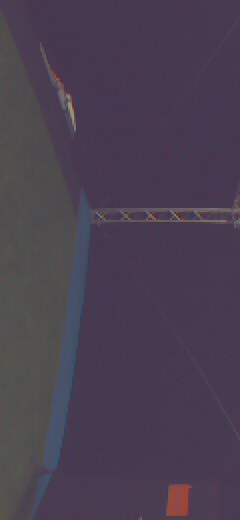
#> input picture TestAreaPythonComputerVision/image_folder/101915820.jpg, 240 x 520 px; its folder holds only this picture in this run
$ python Test_edgeDetection_folder.py
#> lines starting #> are read from the running program, lines starting #| are printed output that depends on the picture; after the words box and inside, x2 and y2 are one past the last pixel; in counts of white or black regions, pixels touching at a corner belong together
#!/usr/bin/env python3
# -*- coding: utf-8 -*-
"""
Created on Thu Feb 27 19:57:07 2025

@author: armin
"""

import cv2
import numpy as np
import matplotlib.pyplot as plt
import time
import os

def process_image(image_path):
    # Measure start time
#> called with image_path = './image_folder/101915820.jpg'
    start_time = time.time()

    # Load the image
    image = cv2.imread(image_path)
#> image is the input picture: shape (520, 240, 3); mean B, G, R 80.6, 63.5, 73.9
    if image is None:
        print(f"Error: Unable to read {image_path}")
        return None

    # Rotate image 90 degrees clockwise
    image = cv2.rotate(image, cv2.ROTATE_90_CLOCKWISE)
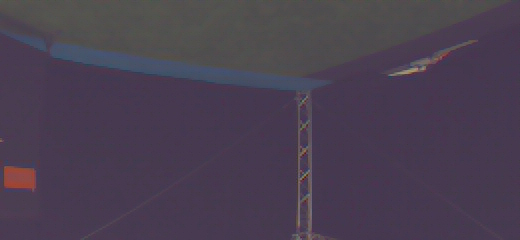
#> image: shape (240, 520, 3); mean B, G, R 80.6, 63.5, 73.9

    # Convert image to RGB format
    image_rgb = cv2.cvtColor(image, cv2.COLOR_BGR2RGB)

    # Define improved orange color range in RGB format
    lower_orange = np.array([150, 60, 0], dtype=np.uint8)  # Expanded lower bound to capture darker shades
    upper_orange = np.array([255, 180, 80], dtype=np.uint8)  # Adjusted upper bound

    # Create a mask for orange colors
    mask = cv2.inRange(image_rgb, lower_orange, upper_orange)
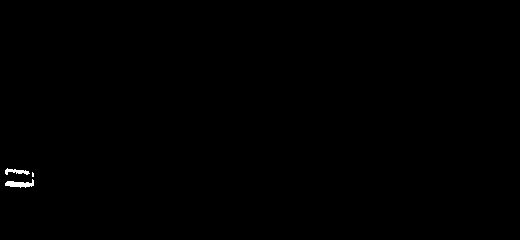
#> mask: shape (240, 520); 0.2% white; 3 white regions (1 under 20 px), largest, box (x1, y1, x2, y2) and area: (5, 179, 34, 188) 145, (5, 168, 30, 175) 90

    # Use morphological operations to refine the mask
    kernel = np.ones((5, 5), np.uint8)
    mask = cv2.morphologyEx(mask, cv2.MORPH_OPEN, kernel)
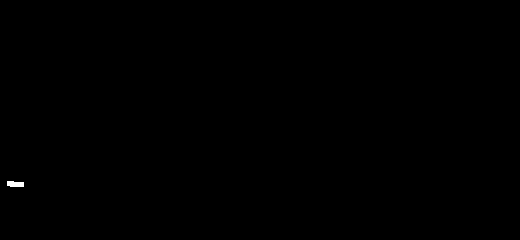
#> mask: shape (240, 520); 0.07% white; 1 white region, box (x1, y1, x2, y2) and area: (7, 181, 24, 187) 89
    mask = cv2.morphologyEx(mask, cv2.MORPH_CLOSE, kernel)

    # Apply the mask to extract orange regions
    orange_image = cv2.bitwise_and(image_rgb, image_rgb, mask=mask)

    # Convert to grayscale for edge detection
    if np.any(orange_image):  # Check if orange_image is not completely black
        gray = cv2.cvtColor(orange_image, cv2.COLOR_RGB2GRAY)
    else:
        gray = np.zeros_like(mask)  # Avoid errors if no orange pixels are detected

    # Apply Gaussian blur to reduce noise
    gray_blurred = cv2.GaussianBlur(gray, (5, 5), 0)

    # Apply Canny edge detection
    edges = cv2.Canny(gray_blurred, 50, 150)
#> edges: shape (240, 520); 0.03% white in thin lines or dots, all inside (x1, y1, x2, y2) = (6, 180, 24, 187)

    # Find contours from detected edges
    contours, _ = cv2.findContours(edges, cv2.RETR_EXTERNAL, cv2.CHAIN_APPROX_SIMPLE)
#> contours = 1 contour; box (x1, y1, x2, y2) and area: (6, 180, 24, 187) 76
    for contour in contours:
        x, y, w, h = cv2.boundingRect(contour)
        cv2.rectangle(image_rgb, (x, y), (x + w, y + h), (255, 0, 0), 2)  # Draw bounding box
#> this loop made 1 pass
#> (x, y, w, h) on pass 1: (6, 180, 18, 7)
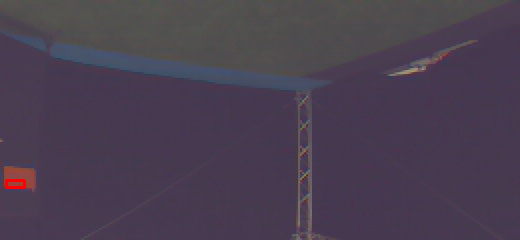
#> image_rgb: shape (240, 520, 3); mean R, G, B 74, 63.4, 80.5

    # Measure end time
    end_time = time.time()
    execution_time = end_time - start_time

    # Print execution time with color formatting
    if execution_time > 1/30:
        print(f"\033[91mExecution Time: {execution_time:.4f} seconds\033[0m")  # Red text for slow execution
    else:
        print(f"Execution Time: {execution_time:.4f} seconds")

    # Display the results
    plt.figure(figsize=(10, 5))
    plt.imshow(image_rgb)
    plt.title(f"Processed Image: {os.path.basename(image_path)}")
    plt.pause(1/30)
    plt.clf()

# Specify folder containing images
image_folder = "./image_folder"  # Replace with your folder path
image_files = sorted([os.path.join(image_folder, f) for f in os.listdir(image_folder) if f.lower().endswith(('png', 'jpg', 'jpeg'))])

# Process each image in the folder
plt.ion()  # Turn on interactive mode for live updating
for image_file in image_files:
    process_image(image_file)

plt.ioff()  # Turn off interactive mode
plt.show()
